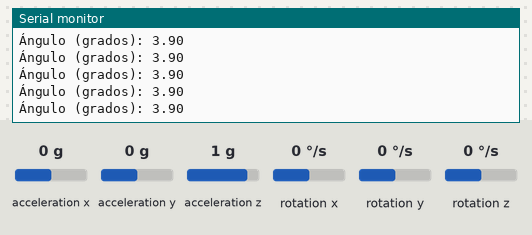
Bench run of a sketch on a simulated Arduino Uno, built with avr-gcc and run on an emulated ATmega328P. Shown: the last lines printed to the serial monitor. The inputs (shaded band) are chosen by the test bench; at power-on: acceleration z 1 g, acceleration x 0 g, acceleration y 0 g, rotation x 0 °/s, rotation y 0 °/s, rotation z 0 °/s.

Above: at 1.2 s.
1.3 s: acceleration z set to 0 g
At 1.34 s:
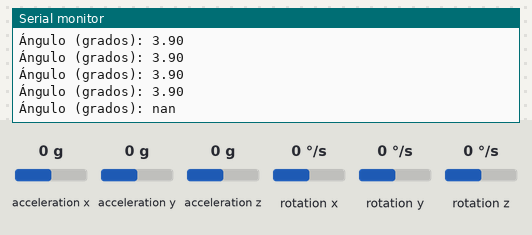
3.2 s: acceleration x set to -1.4 g
At 3.29 s:
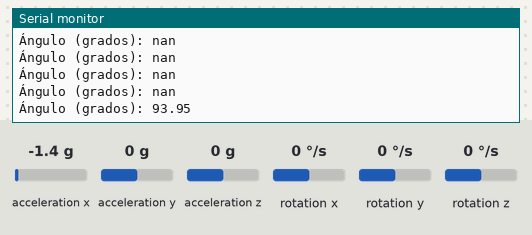
4.7 s: acceleration x set to 0 g
At 4.72 s:
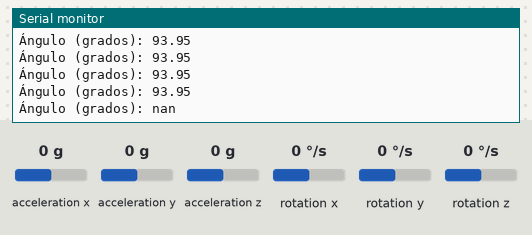

Measured:
- after the input at 1.3 s, the serial monitor: prints a new line at once (image 1)
- after the input at 3.2 s, the serial monitor: prints a new line after 0.08 s (image 2)

The sketch:

codigoMPU.ino
```cpp
#include "MPU6050.h"

MPU6050 sensor;
int ax, ay, az;

float angulo;
float calibracion_angulo = -3.9;

void setup() {
    Serial.begin(9600);  // Iniciar puerto serial
    Wire.begin();        // Iniciar comunicación I2C

    sensor.initialize();  // Inicializar el sensor

    while (!sensor.testConnection()) {
        Serial.println("Intentando iniciar el sensor");
        delay(1000);  // Esperar 1 segundo antes de intentar nuevamente
    }
    Serial.println("Sensor iniciado correctamente");
}

void loop() {
    leerSensor(); // Leer la medida del sensor MPU y calcular el ángulo

    Serial.print("Ángulo (grados): ");
    Serial.println(angulo);

    delay(100);
}

void leerSensor() {
  sensor.getAcceleration(&ax, &ay, &az);

  // Calcular ángulo con acelerómetro
  float accel_ang_y = atan(-ax / sqrt(pow(ay, 2) + pow(az, 2)))*(180.0/3.14);

  angulo = accel_ang_y - calibracion_angulo;
}
```
